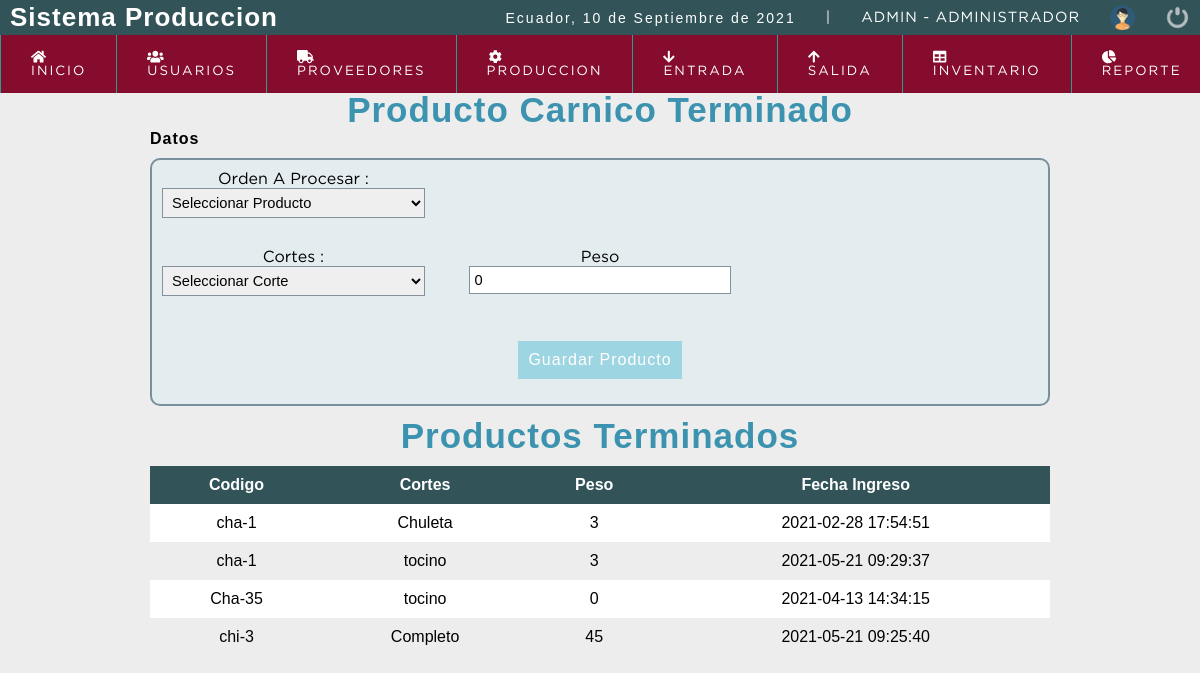
The page /sistema/produc_termi.php (signed in) on the database its author committed.
### tables this page shows
CREATE TABLE `prod_terminado` (
  `id_pro_ter` int(11) NOT NULL,
  `cod_pro` varchar(50) NOT NULL,
  `cortes` varchar(50) NOT NULL,
  `peso` float NOT NULL,
  `fecha_ingre` datetime NOT NULL DEFAULT current_timestamp(),
  `id_usu` int(11) NOT NULL
);

### sistema/produc_termi.php (the view, shortened to what this page needs)
<?php
include "conexion.php";
?>
<!DOCTYPE html>
<html lang="en">
<head>
	<?php include "includes/scripts.php"; ?>
</head>
<body>
	<?php include "includes/header.php"; ?>
	<section id="container">
		<div class="title_page">
			<h1>Producto Carnico Terminado</h1>
			<div class="datos_desposte">
				<div class="action_orden">
					<h4>Datos</h4>
				</div>
				<form name="prod_termina" id="prod_termina" class="datos">
					<div class="wd30">
						<label for="rol">Orden A Procesar :</label>
						<select name="ord_desp" id="ord_desp" onchange="revisar()" required>
							<option selected disabled value="">Seleccionar Producto</option>
						</select>
					</div>
					<div class="wd30">
					</div>
					<div class="wd30"></div>
					<div class="wd30">
						<label for="rol">Cortes :</label>
						<select name="id_cortes" id="id_cortes" onchange="revisar()" required>
							<option selected disabled value="">Seleccionar Corte</option>
						</select>
					</div>
					<div class="wd30">
						<label>Peso </label>
						<input name="peso_lle" id="peso_lle" class="solo-numero" value="0" onfocus="checkSelect()" onkeyup="revisar(); checkPeso();" required>
					</div>
					<div class="wd30"></div>
					<input id="add_prod_ter" type="submit" value="Guardar Producto" class="btn_guardar" style="width: auto; padding: 10px;" disabled>
				</form>
			</div>
			<h1 class="v-margin">Productos Terminados</h1>
			<table>
				<thead>
					<tr>
						<th class="textcenter">Codigo</th>
						<th class="textcenter">Cortes</th>
						<th class="textcenter">Peso</th>
						<th class="textcenter">Fecha Ingreso</th>
					</tr>
				</thead>
				<tbody id="mostrar_data_proter">
					<?php
					$queryL = mysqli_query($conexion, "SELECT * FROM prod_terminado WHERE cod_pro NOT LIKE '%EMB%' ORDER BY cod_pro");
					while ($list = mysqli_fetch_array($queryL)) { ?>
						<tr>
							<td><?php echo $list["cod_pro"]; ?></td>
							<td><?php echo $list["cortes"]; ?></td>
							<td><?php echo $list["peso"]; ?></td>
							<td><?php echo $list["fecha_ingre"]; ?></td>
						</tr>
					<?php	} ?>
				</tbody>
			</table>
		</div>
	</section>
</body>
</html>

### sistema/css/style.css (style rules this page uses)
* { margin: 0; padding: 0; box-sizing: border-box; }
body { background: #ededed; }
h1, h2, h3, h4, h5, h6 { font-family: 'arial'; font-weight: bold; letter-spacing: 1px; }
h1 { font-size: 26px; }
h4 { font-size: 16px; }
#container { padding: 90px 15px 15px; }
.btn_guardar { font-size: 12pt; background: #12a4c6; padding: 10px; color: #fff; letter-spacing: 1px; border: 0; cursor: pointer; margin: 15px auto; }
.btn_guardar:disabled { font-size: 12pt; background: #12a5c654; padding: 10px; color: #fff; letter-spacing: 1px; border: 0; cursor: pointer; margin: 15px auto; }
#container h1 { font-size: 35px; display: block; text-align: center; }
form { background: #fff; margin: auto; padding: 20px 50px; border: 1px solid #d1d1d1; display: grid; grid-template-columns: 1fr 1fr; grid-gap: 30px; }
label { font-size: 12pt; font-family: 'Gothambook'; align-self: center; margin: 15px auto 5px auto; }
select { display: block; width: 100%; font-size: 11pt; padding: 5px; border: 1px solid #85929e; }
.v-margin { margin: 10px 0px; }
table { border-collapse: collapse; font-size: 12pt; font-family: 'Arial'; width: 100% }
table th { text-align: left; padding: 10px; background: #325459; color: #FFF; }
table tr:nth-child(odd) { background: #FFF; }
table td { padding: 10px; }
.datos_cliente, .datos_cortes, .title_page { width: 100%; max-width: 900px; margin: auto; margin-bottom: 20px; text-align: center; }
.datos_cliente input, .datos_cortes input, .title_page input { display: block; width: 100%; font-size: 11pt; padding: 5px; border: 1px solid #85929e; }
.title_page h1 { color: #3c93b0; align-items: center; text-align: center; justify-content: center; }
.title_page h4 { color: #000000; align-items: center; text-align: center; justify-content: center; }
.datos { background-color: #e3ecef; display: -webkit-flex; display: -moz-flex; display: -ms-flex; display: -o-flex; display: flex; justify-content: space-between; flex-wrap: wrap; border: 2px solid #78909C; padding: 10px; border-radius: 10px; margin-top: 10px; }
.action_orden { display: -webkit-flex; display: -moz-flex; display: -ms-flex; display: -o-flex; display: flex; align-items: center; }
.datos label { margin: 5px auto; }
.wd30 { width: 30%; }
.textcenter { text-align: center; }

### rows shown on the page
prod_terminado: cod_pro "cha-1", cortes "Chuleta", peso "3", fecha_ingre "2021-02-28 17:54:51"
prod_terminado: cod_pro "cha-1", cortes "tocino", peso "3", fecha_ingre "2021-05-21 09:29:37"
prod_terminado: cod_pro "Cha-35", cortes "tocino", peso "0", fecha_ingre "2021-04-13 14:34:15"
prod_terminado: cod_pro "chi-3", cortes "Completo", peso "45", fecha_ingre "2021-05-21 09:25:40"

### other values the page prints
fechaC() "10 de Septiembre de 2021"
$_SESSION['user'] "ADMIN"
$rol "ADMINISTRADOR"
